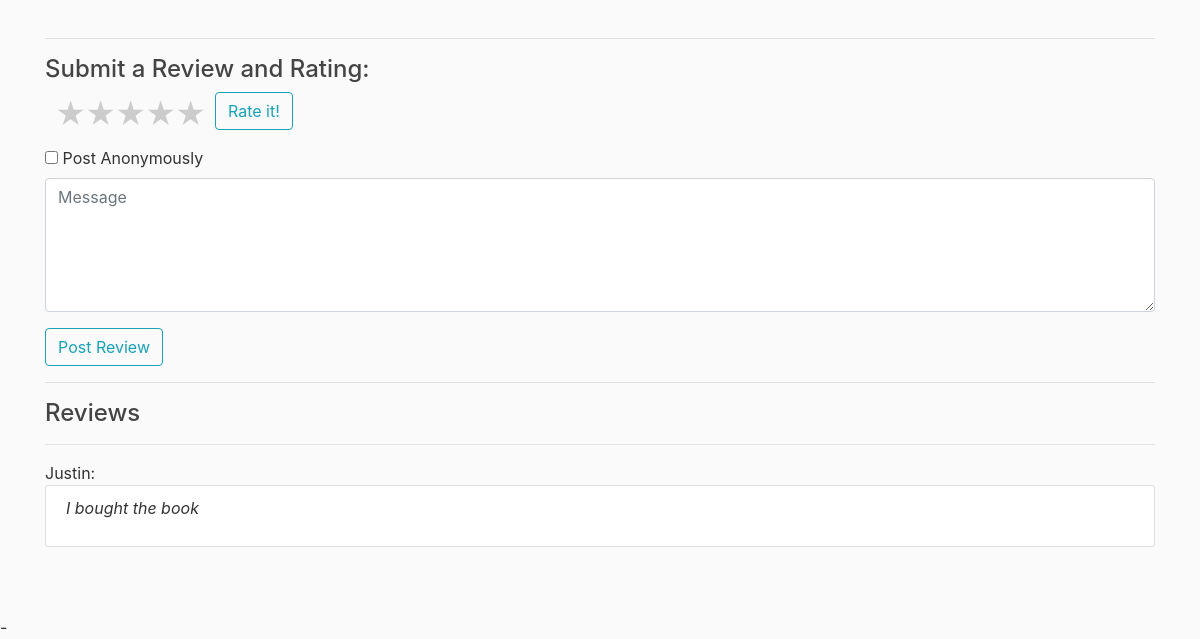
Before: /book/1 (signed in, lower part) with the older database file.
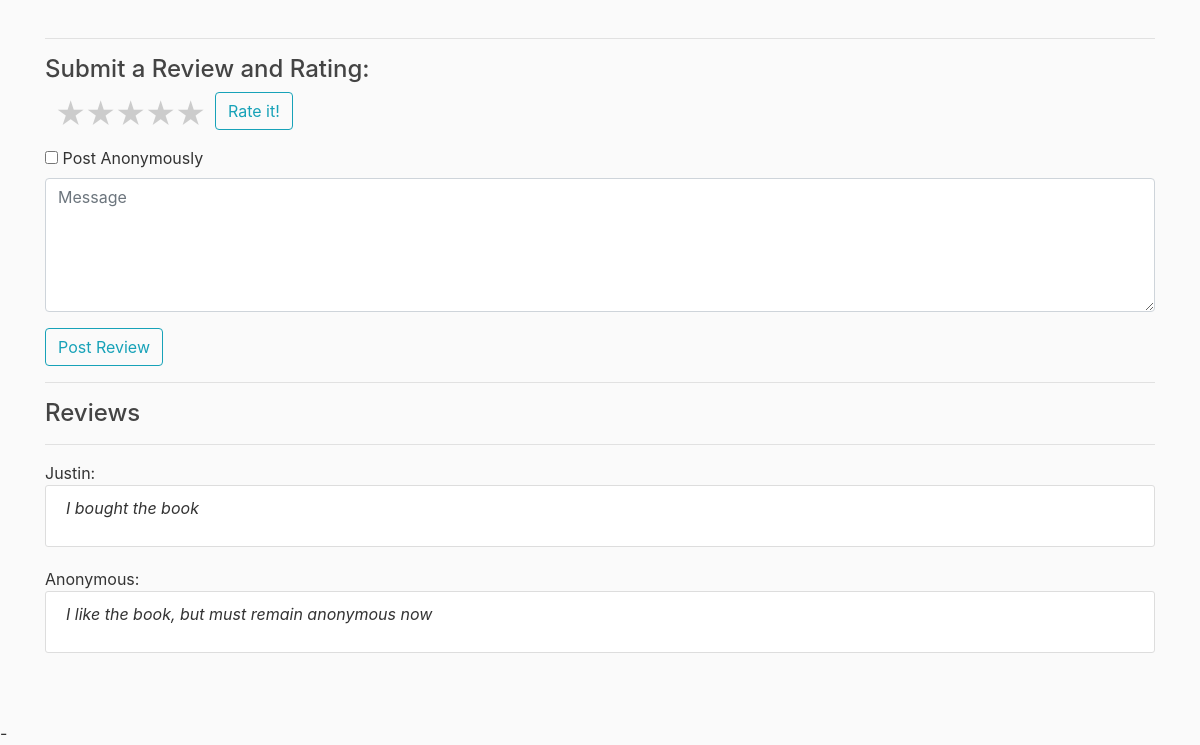
After: the same page with the newer database file.
### bookstore/models.py (models this page shows, shortened)
class User(db.Model, UserMixin):
    id = db.Column(db.Integer, primary_key=True)
    username = db.Column(db.String(20), unique=True, nullable=False)
    email = db.Column(db.String(50), unique=True, nullable=False)
    password = db.Column(db.String(30), nullable=False)
    street = db.Column(db.String(60))
    city = db.Column(db.String(30))
    state = db.Column(db.String(2))
    zip = db.Column(db.String(5))
    addresses = db.relationship('ShippingAddress', backref='user')
    payments = db.relationship('PaymentMethod', backref='user')
    purchased = db.relationship('Purchases', backref='user')
    review = db.relationship('Reviews', backref='user')

class Reviews(db.Model):
    id = db.Column(db.Integer, primary_key=True)
    review = db.Column(db.String(500))
    user_id = db.Column(db.Integer, db.ForeignKey('user.id'))
    book_id = db.Column(db.Integer, db.ForeignKey('book.id'))

### bookstore/routes.py (the view, shortened to what this page needs)
@app.route('/book/<int:id>', methods=['GET', 'POST'])
def book(id):
    book = Book.query.get_or_404(id)
    path = url_for('static', filename='book_covers/')
    reviews = Reviews.query.filter_by(book_id=book.id)
    isPurchased = False
    if current_user.is_authenticated:
        purchased = Purchases.query.filter_by(user_id=current_user.id).all()
        for item in purchased:
            if item.book_id == id:
                isPurchased = True
    return render_template('book.html', title = book.title, book=book, path=path, reviews=reviews, User=User, isPurchased=isPurchased)

### bookstore/models.py (called while the page is built)
@login_manager.user_loader
def load_user(user_id):
    return User.query.get(int(user_id))

### bookstore/templates/book.html (shortened to what this page needs)
{% extends 'layout.html'%}
{% block content %}
<body>
</body>
<br><br>
<br>
<br>
<br>
{% set bookid = book.id|int %}
<br>
<hr>
{% if current_user.is_authenticated and isPurchased == True%}
<div class="reviews-form">
    <h4>Submit a Review and Rating:</h4>
    <form method="POST">
        <div class="rate">
            <label for="star5" title="text">5 stars</label>
            <label for="star4" title="text">4 stars</label>
            <label for="star3" title="text">3 stars</label>
            <label for="star2" title="text">2 stars</label>
            <label for="star1" title="text">1 stars</label>
        </div>
        <button type="submit" class="btn btn-outline-info">Rate it! </button>
    </form>
    <form method="POST">
        <input type="checkbox" name="check">
        <label for="checkbox"> Post Anonymously </label><br>
        <div class="form-group">
            <textarea name="message" class="form-control mb-10" rows="5" name="message" placeholder="Message"
                onfocus="this.placeholder = ''" onblur="this.placeholder = 'Message'" required=""></textarea>
        </div>
        <button type="submit" class="btn btn-outline-info">Post Review</button>
    </form>
    <hr>
</div>
{% endif %}
<h4>Reviews</h4>
<hr>
{% for review in reviews %}
    {% if review.user_id == -1 %}
    Anonymous:
    {% else %}
    {{ User.query.filter_by(id=review.user_id).first().username}}:
    {% endif %}
<div class=content-section>
    <p><i>{{ review.review }} </i></p>
</div>
{% endfor %}
<br><br>
{% endblock content%}

Changed rows visible on the page:
added Reviews: shows "Anonymous:", review "I like the book, but must remain anonymous now"
